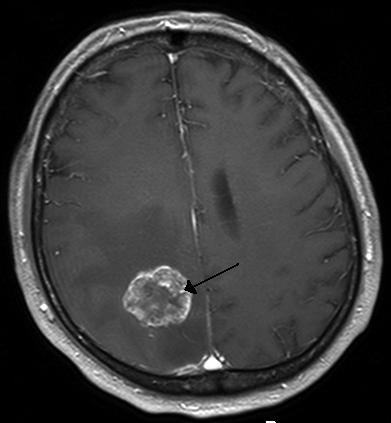
#> input picture assets/images/BT.jpg, 391 x 423 px; its folder holds only this picture in this run
$ python -i crop_imgs.py   (imports and definitions only)
#> lines starting #> are read from the running program, lines starting #| are printed output that depends on the picture; after the words box and inside, x2 and y2 are one past the last pixel; in counts of white or black regions, pixels touching at a corner belong together
#> further down, picture is the input picture: shape (423, 391, 3); min 0, max 255, mean 57.7
import cv2
import numpy as np
import imutils
import os
from keras.applications.vgg16 import preprocess_input
from tqdm import tqdm


def load_data(dir_path, img_size=(224,224)):
    """
    Load resized images as np.arrays to workspace
    """
    X = []
    y = []
    i = 0
    labels = dict()
    for path in tqdm(sorted(os.listdir(dir_path))):
        if not path.startswith('.'):
            labels[i] = path
            for file in os.listdir(dir_path + path):
                if not file.startswith('.'):
                    img = cv2.imread(dir_path + path + '/' + file)
                    X.append(img)
                    y.append(i)
            i += 1
    X = np.array(X)
    y = np.array(y)
    print(f'{len(X)} images loaded from {dir_path} directory.')
    return X, y, labels

def crop_img(image, add_pixels_value=0):
    """
    Finds the extreme points on the image and crops the rectangular region.
    """
#> called with add_pixels_value = 0
    gray = cv2.cvtColor(image, cv2.COLOR_RGB2GRAY)
    gray = cv2.GaussianBlur(gray, (5, 5), 0)

    # threshold the image, then perform a series of erosions +
    # dilations to remove any small regions of noise
    thresh = cv2.threshold(gray, 45, 255, cv2.THRESH_BINARY)[1]
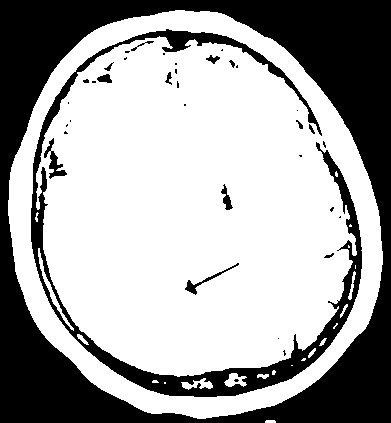
#> thresh: shape (423, 391); 64.8% white; 37 black regions (23 under 20 px), largest, box (x1, y1, x2, y2) and area: (0, 0, 391, 423) 46247, (31, 29, 362, 397) 10880, (44, 138, 67, 179) 294
    thresh = cv2.erode(thresh, None, iterations=2)
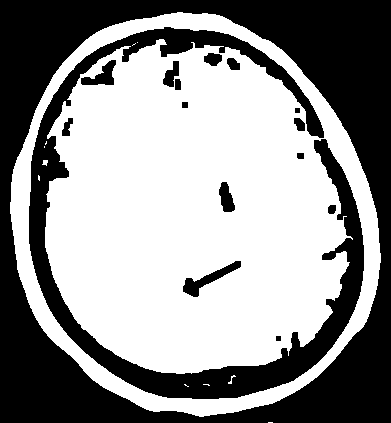
#> thresh: shape (423, 391); 57% white; 16 black regions, largest, box (x1, y1, x2, y2) and area: (0, 0, 391, 423) 49401, (29, 27, 364, 399) 19334, (183, 261, 241, 297) 592
    thresh = cv2.dilate(thresh, None, iterations=2)
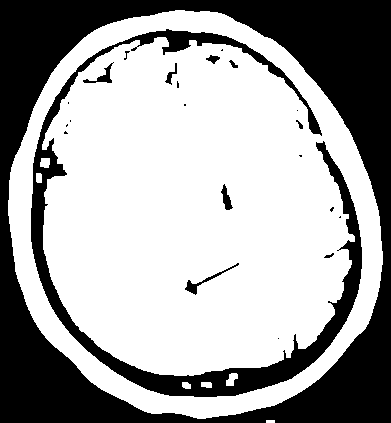
#> thresh: shape (423, 391); 63.8% white; 23 black regions (13 under 20 px)

    # find contours in thresholded image, then grab the largest one
    cnts = cv2.findContours(thresh.copy(), cv2.RETR_EXTERNAL, cv2.CHAIN_APPROX_SIMPLE)
#> cnts = 2 contours, 1 with area under 20; largest, box (x1, y1, x2, y2) and area: (8, 10, 383, 419) 118560
    cnts = imutils.grab_contours(cnts)
    c = max(cnts, key=cv2.contourArea)
#> c = contour of 534 points, box (x1, y1, x2, y2) (8, 10, 383, 419), area 118560

    # find the extreme points
    extLeft = tuple(c[c[:, :, 0].argmin()][0])
#> extLeft = (8, 200)
    extRight = tuple(c[c[:, :, 0].argmax()][0])
#> extRight = (382, 264)
    extTop = tuple(c[c[:, :, 1].argmin()][0])
#> extTop = (175, 10)
    extBot = tuple(c[c[:, :, 1].argmax()][0])
#> extBot = (197, 418)

    ADD_PIXELS = add_pixels_value
    new_img = image[extTop[1]-ADD_PIXELS:extBot[1]+ADD_PIXELS, extLeft[0]-ADD_PIXELS:extRight[0]+ADD_PIXELS].copy()
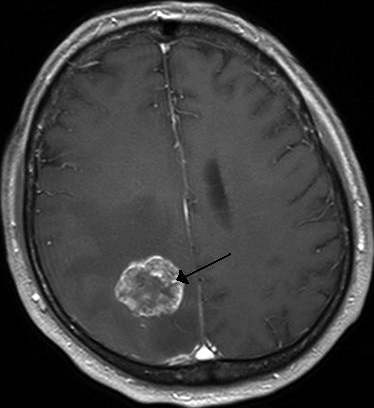
#> new_img: shape (408, 374, 3); min 0, max 255, mean 62.4

    return new_img


def preprocess_img(img, img_size):
    """
    Resize and apply VGG-16 preprocessing to a single image
    """
    img = cv2.resize(
        img,
        dsize=img_size,
        interpolation=cv2.INTER_CUBIC
    )
    img = preprocess_input(img)
    return img

>>> import cv2
>>> picture = cv2.cvtColor(cv2.imread('../assets/images/BT.jpg'), cv2.COLOR_BGR2RGB)
>>> result = crop_img(picture)
